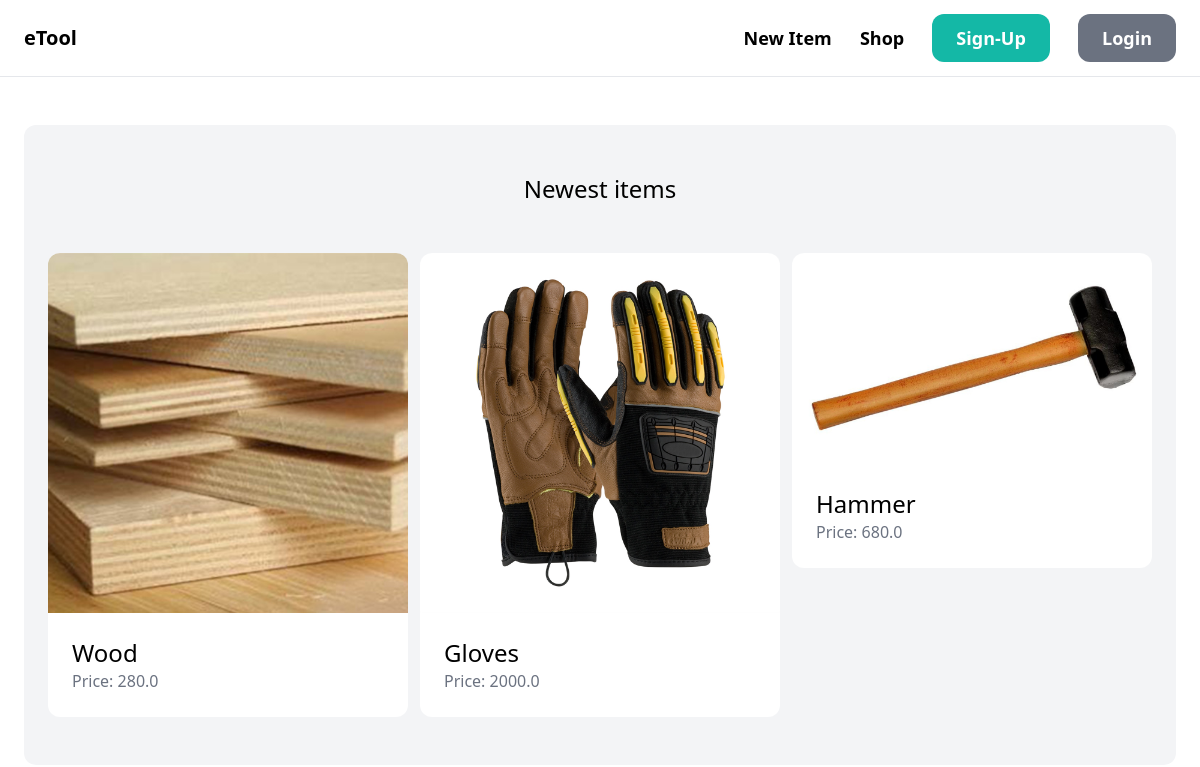
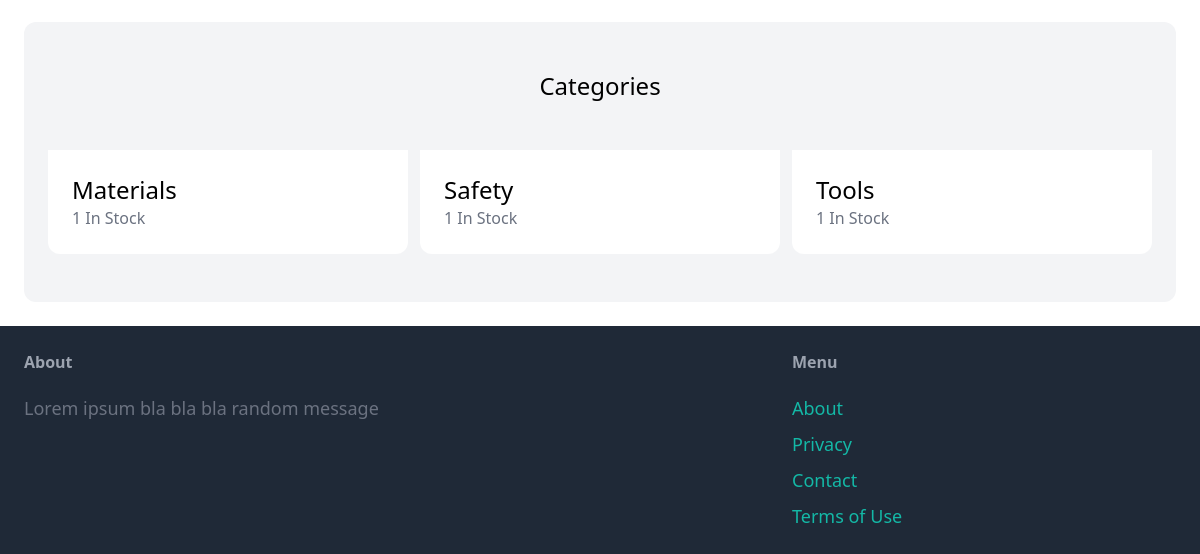
Before: / with the older database file (2 pictures, top to bottom).
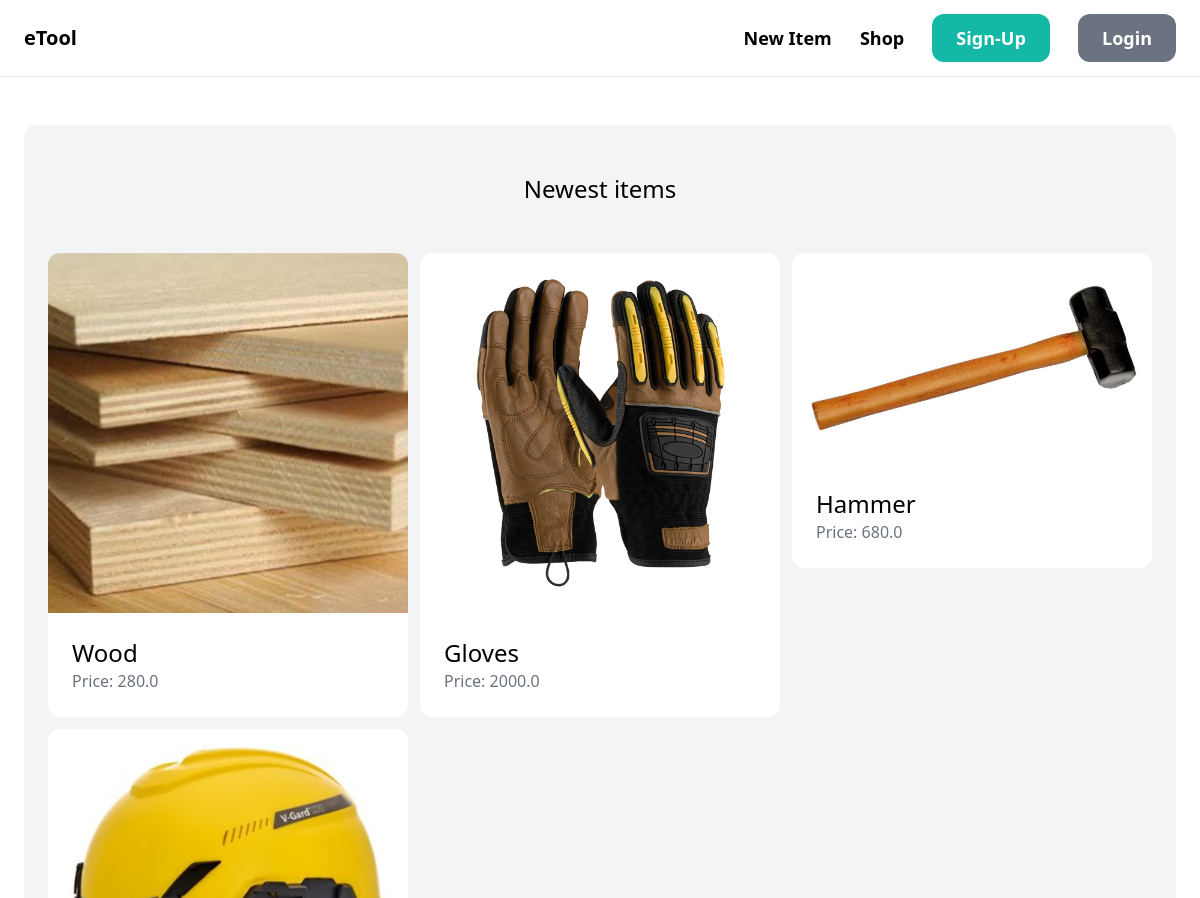
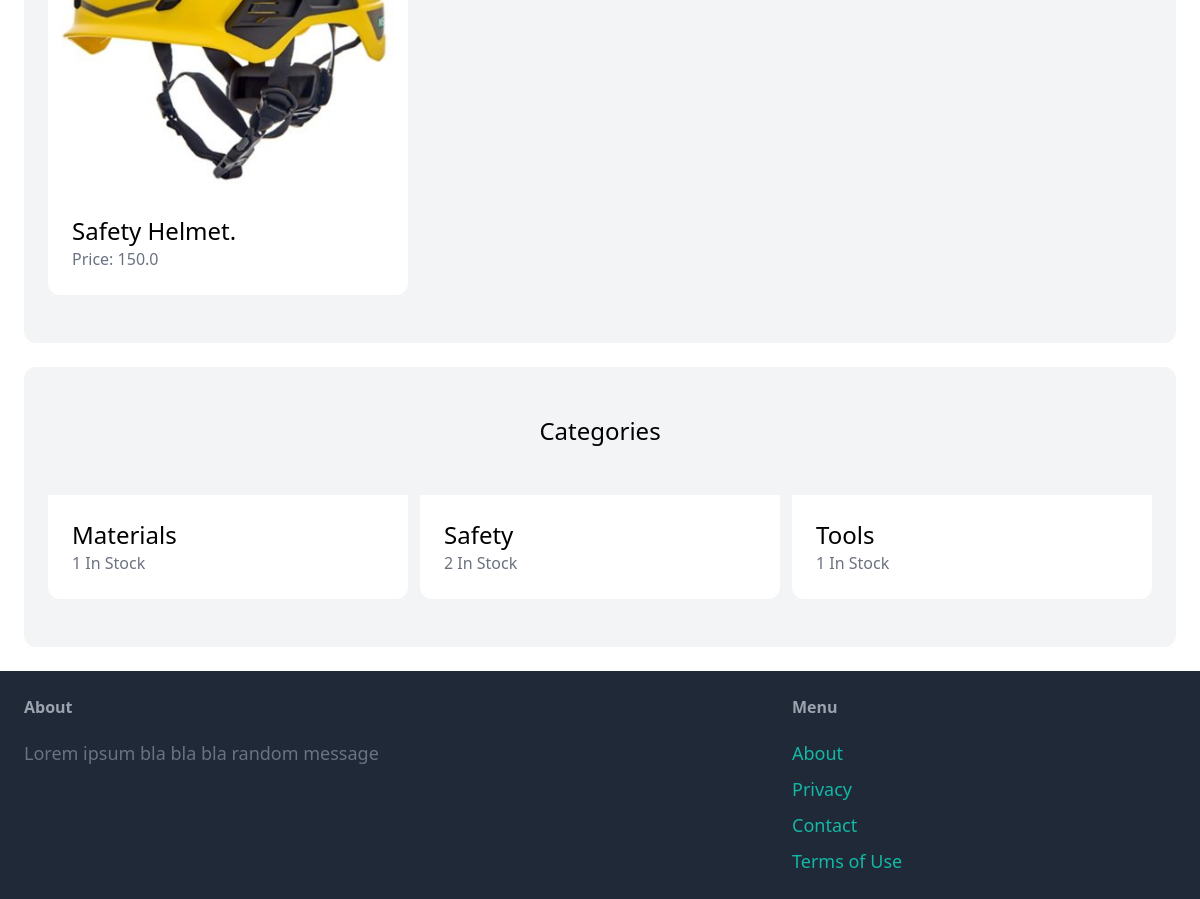
After: the same page with the newer database file (2 pictures, top to bottom).
### item/models.py (models this page shows, shortened)
class Item(models.Model):
   category = models.ForeignKey(Category, related_name = 'items', on_delete = models.CASCADE)
   name = models.CharField(max_length = 255)
   description = models.TextField(blank = True, null = True)
   price = models.FloatField()
   image = models.ImageField(upload_to='item_images', blank=True, null=True)
   is_sold = models.BooleanField(default=False)
   created_by = models.ForeignKey(User, related_name = 'items', on_delete=models.CASCADE)
   created_at = models.DateTimeField(auto_now_add = True)

class Category(models.Model):
    name = models.CharField(max_length = 255)
    class Meta:
     ordering = ('name',)
     verbose_name_plural = 'Categories'

### core/views.py (the view)
# urls.py: path('', index, name='index'),
def index(request):
   items = Item.objects.filter(is_sold=False) [0:6]
   categories = Category.objects.all()
   return render(request, 'core/index.html', {
      'categories': categories,
      'items': items,
   })

### core/templates/core/index.html (shortened to what this page needs)
{% extends 'core/base.html'%}
{% block content %}
  <div class="mt-6 px-6 py-12 bg-gray-100 rounded-xl">
    <h2 class="mb-12 text-2xl text-center">Newest items</h2>
    <div class="grid grid-cols-3 gap-3">
        {% for item in items %}
             <div>
                <a href="{% url 'item:detail' item.id %}">
                    <div>
                      <img src="{{item.image.url}}" class="rounded-t-xl">
                    </div>
                    <div class="p-6 bg-white rounded-b-xl">
                        <h2 class="text-2xl">{{item.name}}</h2>
                        <p class="text-gray-500">Price: {{item.price}}</p>
                    </div>
                </a>
             </div>
        {% endfor %}
    </div>
  </div>
  <div class="mt-6 px-6 py-12 bg-gray-100 rounded-xl">
    <h2 class="mb-12 text-2xl text-center">Categories</h2>
    <div class="grid grid-cols-3 gap-3">
      {% for category in categories %}
         <div>
          <a href="#">
              <div class="p-6 bg-white rounded-b-xl">
                  <h2 class="text-2xl">{{category.name}}</h2>
                  <p class="text-gray-500">{{category.items.count}} In Stock</p>
              </div>
          </a>
       </div>
      {% endfor %}
    </div>
  </div>
{% endblock %}

### core/templates/core/base.html (shortened to what this page needs)
<!DOCTYPE html>
<html>
    <head>
        <script src="https://cdn.tailwindcss.com"></script>
    </head>
    <body>
        <nav class="py-6 px-6 flex justify-between items-center border-b border-gray-200">
            <a href="/" class="text-xl font-semibold">eTool</a>
            <div class="space-x-6">
                <a href="#" class="text-lg font-semibold hover:text-gray-500">New Item</a>
                <a href="#" class="text-lg font-semibold hover:text-gray-500">Shop</a>
                <a href="#" class="px-6 py-3 text-lg font-semibold bg-teal-500 text-white rounded-xl hover:bg-teal-700">Sign-Up</a>
                <a href="#" class="px-6 py-3 text-lg font-semibold bg-gray-500 text-white rounded-xl hover:bg-gray-700">Login</a>
            </div>
        </nav>
        <div class="px-6 py-6">
            {% block content %}
            {% endblock %}
        </div>
        <footer class="py-6 px-6 flex justify-between bg-gray-800">
            <div class="w-2/3 pr-10">
                <h3 class="mb-5 font-semibold text-gray-400">About</h3>
                <p class="text-lg text-gray-500">Lorem ipsum bla bla bla random message</p>
            </div>
            <div class="w-1/3">
                <h3 class="mb-5 font-semibold text-gray-400">Menu</h3>
                <ul class="space-y-2">
                    <li><a href="#" class="text-lg text-teal-500 hover:text-teal-700">About</a></li>
                    <li><a href="#" class="text-lg text-teal-500 hover:text-teal-700">Privacy</a></li>
                    <li><a href="{% url 'contact' %}" class="text-lg text-teal-500 hover:text-teal-700">Contact</a></li>
                    <li><a href="#" class="text-lg text-teal-500 hover:text-teal-700">Terms of Use</a></li>
                </ul>
            </div>
        </footer>
    </body>
</html>

Changed rows visible on the page:
added Item: image (picture), name "Safety Helmet.", price "150.0"
computed for Category "Safety": items.count "1" → "2"
